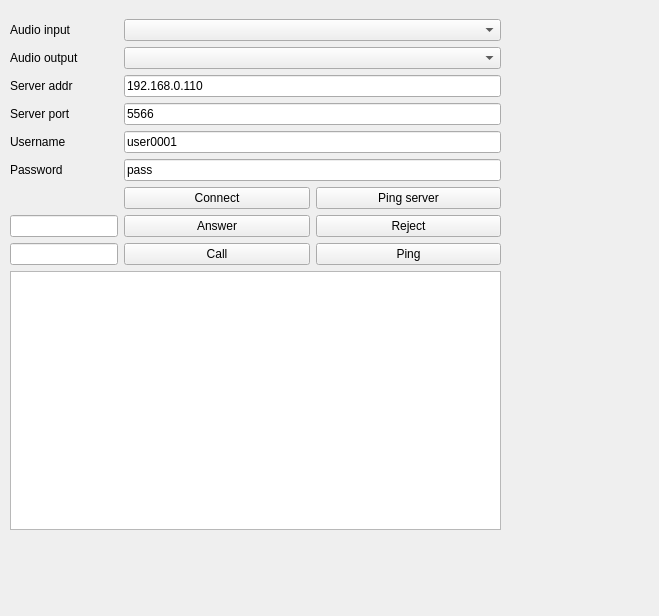
<?xml version="1.0" encoding="UTF-8"?>
<ui version="4.0">
 <class>CallForm</class>
 <widget class="QWidget" name="CallForm">
  <property name="windowModality">
   <enum>Qt::NonModal</enum>
  </property>
  <property name="geometry">
   <rect>
    <x>0</x>
    <y>0</y>
    <width>659</width>
    <height>616</height>
   </rect>
  </property>
  <property name="windowTitle">
   <string>Form</string>
  </property>
  <widget class="QWidget" name="layoutWidget">
   <property name="geometry">
    <rect>
     <x>10</x>
     <y>19</y>
     <width>491</width>
     <height>511</height>
    </rect>
   </property>
   <layout class="QFormLayout" name="formLayout">
    <property name="fieldGrowthPolicy">
     <enum>QFormLayout::AllNonFixedFieldsGrow</enum>
    </property>
    <item row="0" column="0">
     <widget class="QLabel" name="label_4">
      <property name="text">
       <string>Audio input</string>
      </property>
     </widget>
    </item>
    <item row="0" column="1">
     <widget class="QComboBox" name="m_rec_device_Box">
      <property name="minimumSize">
       <size>
        <width>200</width>
        <height>0</height>
       </size>
      </property>
     </widget>
    </item>
    <item row="1" column="0">
     <widget class="QLabel" name="label_5">
      <property name="text">
       <string>Audio output</string>
      </property>
     </widget>
    </item>
    <item row="1" column="1">
     <widget class="QComboBox" name="m_play_device_Box">
      <property name="minimumSize">
       <size>
        <width>200</width>
        <height>0</height>
       </size>
      </property>
     </widget>
    </item>
    <item row="2" column="0">
     <widget class="QLabel" name="label_6">
      <property name="text">
       <string>Server addr</string>
      </property>
     </widget>
    </item>
    <item row="2" column="1">
     <widget class="QLineEdit" name="server_addr">
      <property name="text">
       <string>192.168.0.110</string>
      </property>
     </widget>
    </item>
    <item row="3" column="0">
     <widget class="QLabel" name="label_7">
      <property name="text">
       <string>Server port</string>
      </property>
     </widget>
    </item>
    <item row="3" column="1">
     <widget class="QLineEdit" name="server_port">
      <property name="text">
       <string>5566</string>
      </property>
     </widget>
    </item>
    <item row="4" column="0">
     <widget class="QLabel" name="label_8">
      <property name="text">
       <string>Username</string>
      </property>
     </widget>
    </item>
    <item row="4" column="1">
     <widget class="QLineEdit" name="username">
      <property name="text">
       <string>user0001</string>
      </property>
     </widget>
    </item>
    <item row="5" column="0">
     <widget class="QLabel" name="label_9">
      <property name="text">
       <string>Password</string>
      </property>
     </widget>
    </item>
    <item row="5" column="1">
     <widget class="QLineEdit" name="password">
      <property name="text">
       <string>pass</string>
      </property>
     </widget>
    </item>
    <item row="6" column="1">
     <layout class="QHBoxLayout" name="horizontalLayout_2">
      <item>
       <widget class="QPushButton" name="connectButton">
        <property name="text">
         <string>Connect</string>
        </property>
       </widget>
      </item>
      <item>
       <widget class="QPushButton" name="pingBtn">
        <property name="text">
         <string>Ping server</string>
        </property>
       </widget>
      </item>
     </layout>
    </item>
    <item row="8" column="0">
     <widget class="QLineEdit" name="calee"/>
    </item>
    <item row="8" column="1">
     <layout class="QHBoxLayout" name="horizontalLayout">
      <item>
       <widget class="QPushButton" name="callButton_2">
        <property name="text">
         <string>Call</string>
        </property>
       </widget>
      </item>
      <item>
       <widget class="QPushButton" name="pingClient">
        <property name="text">
         <string>Ping</string>
        </property>
       </widget>
      </item>
     </layout>
    </item>
    <item row="14" column="0" colspan="2">
     <widget class="QListWidget" name="logWidget"/>
    </item>
    <item row="7" column="1">
     <layout class="QHBoxLayout" name="horizontalLayout_3">
      <item>
       <widget class="QPushButton" name="btnAnswer">
        <property name="text">
         <string>Answer</string>
        </property>
       </widget>
      </item>
      <item>
       <widget class="QPushButton" name="btnReject">
        <property name="text">
         <string>Reject</string>
        </property>
       </widget>
      </item>
     </layout>
    </item>
    <item row="7" column="0">
     <widget class="QLineEdit" name="callerInfo">
      <property name="readOnly">
       <bool>true</bool>
      </property>
     </widget>
    </item>
   </layout>
  </widget>
 </widget>
 <resources/>
 <connections/>
</ui>
